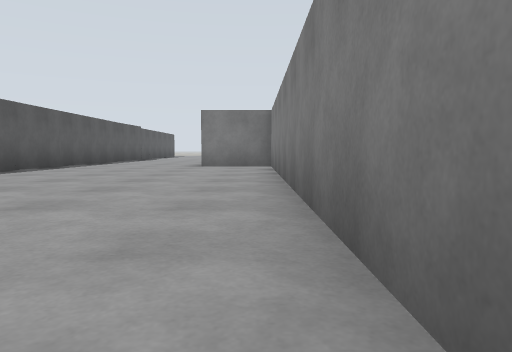
view 1 (above)

13 first-person views from a walk through a robot-simulator world made for Gazebo. The camera is 0.72 m above the floor, tilts 4° down and sees 70° across. The floor is counted in squares, 2 m on a side. Each view is taken from the middle of a square. On the plan, view 1 faces up. The plan holds only what a view shows up to about 9 squares ahead; the rest is blank. The place goes on beyond the plan.

view 2
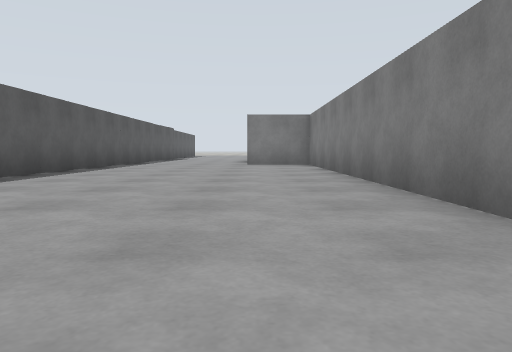

view 3
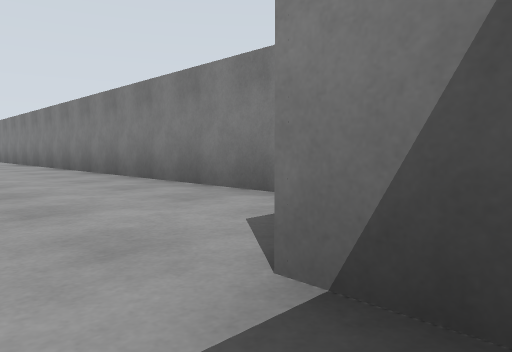

view 4
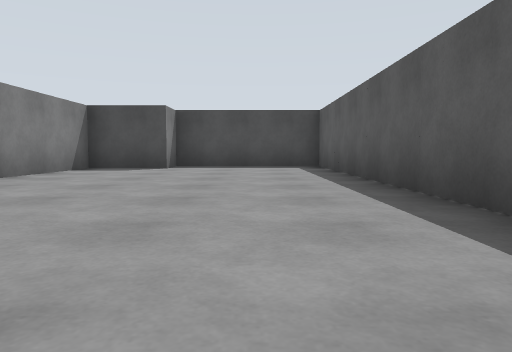

view 5
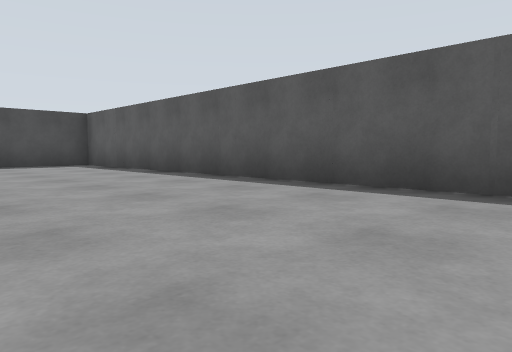

view 6
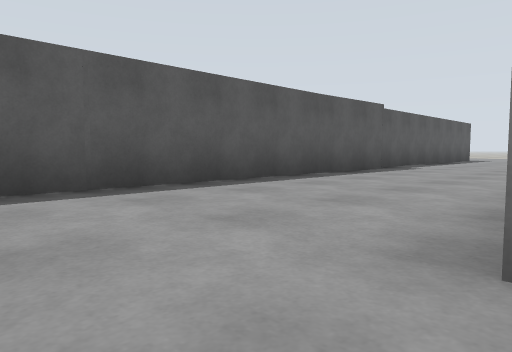

view 7
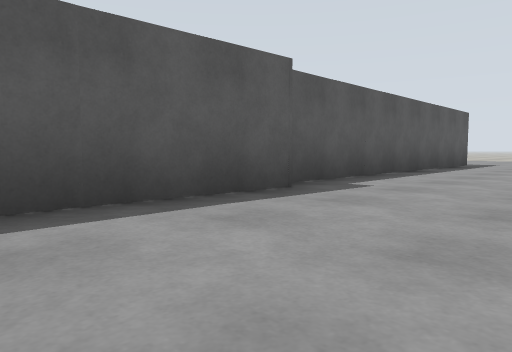

view 8
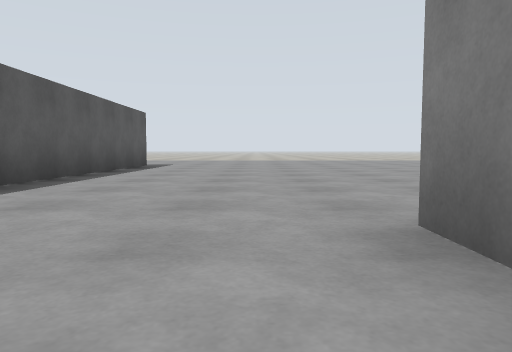

view 9
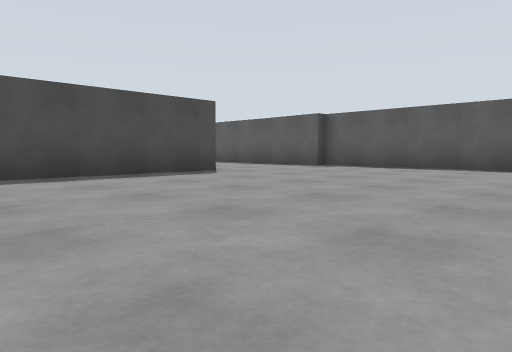

view 10
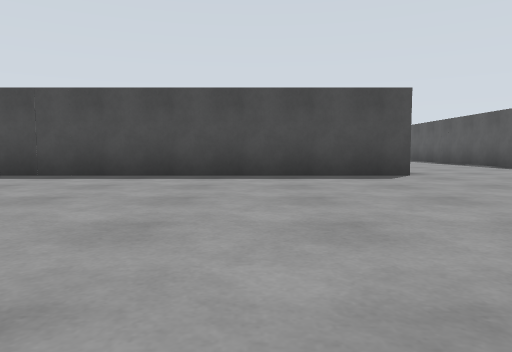

view 11
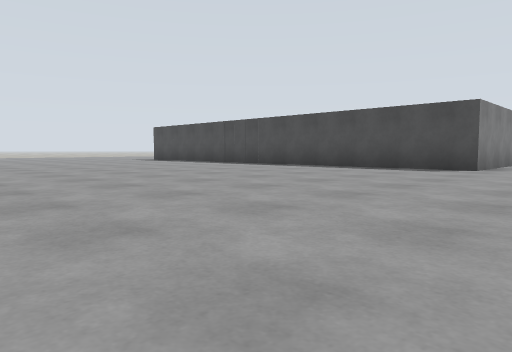

view 12
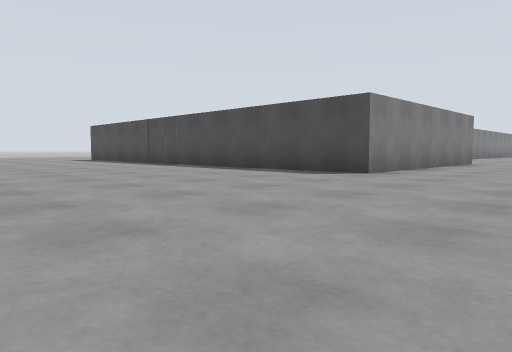

view 13
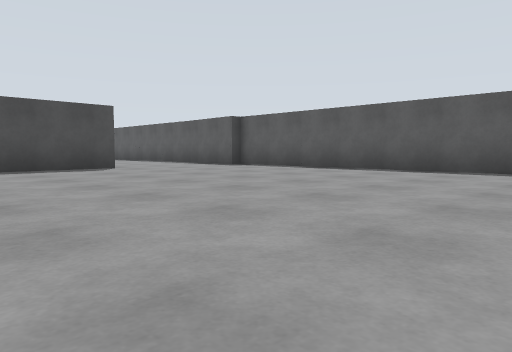

### Floor plan
Points are (right, up) in squares from view 1. A wall is a line through its corners. A room is listed if a view was taken in it or the views show most of it. See-through windows are left out.
Room 1 (views 1, 2, 3, 4, 5, 6)
walls: (-4.4, 1.5) (-4.4, -7.2) (-1.2, -7.2) (-1.2, -6.3) (0.3, -6.3) (0.3, 8.2) (-1.2, 8.2); (-4.4, 8.4) (-4.4, 3.7)
ways out: opening at (-2.5, 9) to room 2
Room 2 (views 7, 8, 9, 10, 11, 12, 13)
walls: (-4.4, 13.9) (-4.4, 8.4); (-4.6, 20.9) (-4.6, 13.8); (-1.2, 9) (-1.2, 13.7) (3.5, 13.7)
ways out: opening at (-2.5, 9) to room 1

Where each view was taken, in squares from view 1:
view 1: 0 up, 0 right, facing up
view 2: 1 down, 1 left, facing up
view 3: 7 down, 2 left, facing up-right
view 4: 1 up, 3 left, facing down
view 5: 2 up, 1 left, facing down-left
view 6: 7 up, 1 left, facing up-left
view 7: 11 up, 2 left, facing up-left
view 8: 12 up, 2 left, facing up
view 9: 19 up, 3 right, facing down-left
view 10: 19 up, 1 right, facing down
view 11: 21 up, 3 left, facing down-right
view 12: 19 up, 4 left, facing down-right
view 13: 21 up, 2 right, facing down-left
